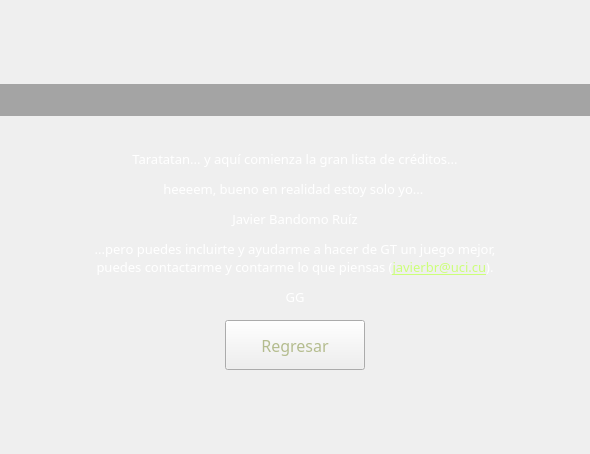
<?xml version="1.0" encoding="UTF-8"?>
<ui version="4.0">
 <class>FormCredits</class>
 <widget class="QWidget" name="FormCredits">
  <property name="geometry">
   <rect>
    <x>0</x>
    <y>0</y>
    <width>590</width>
    <height>454</height>
   </rect>
  </property>
  <property name="windowTitle">
   <string>Form</string>
  </property>
  <property name="styleSheet">
   <string notr="true">QPushButton{
	color: rgb(180, 188, 142);
	border-image: url(:/stylesheet/button.png);
}
QPushButton:hover, QPushButton:focus{	
	color: rgb(255, 255, 255);	
	border-image: url(:/stylesheet/button_hover.png);
}
QPushButton:pressed{
	padding-top: 2px;
	border-image: url(:/stylesheet/button_pressed.png);
}
QPushButton:disabled{
	color: rgb(120, 120, 120);
	border-image: url(:/stylesheet/button_disabled.png);
}
#_w_title{	
	background-color: rgba(0, 0, 0, 80);
}</string>
  </property>
  <layout class="QVBoxLayout" name="verticalLayout">
   <property name="spacing">
    <number>0</number>
   </property>
   <property name="leftMargin">
    <number>0</number>
   </property>
   <property name="topMargin">
    <number>0</number>
   </property>
   <property name="rightMargin">
    <number>0</number>
   </property>
   <property name="bottomMargin">
    <number>0</number>
   </property>
   <item>
    <spacer name="verticalSpacer_2">
     <property name="orientation">
      <enum>Qt::Vertical</enum>
     </property>
     <property name="sizeHint" stdset="0">
      <size>
       <width>20</width>
       <height>62</height>
      </size>
     </property>
    </spacer>
   </item>
   <item>
    <widget class="QWidget" name="_w_title" native="true">
     <layout class="QHBoxLayout" name="horizontalLayout_3">
      <item>
       <widget class="QLabel" name="_l_title">
        <property name="text">
         <string/>
        </property>
        <property name="pixmap">
         <pixmap resource="../resources/resources.qrc">:/stylesheet/credits.png</pixmap>
        </property>
        <property name="alignment">
         <set>Qt::AlignCenter</set>
        </property>
       </widget>
      </item>
     </layout>
    </widget>
   </item>
   <item>
    <spacer name="verticalSpacer_3">
     <property name="orientation">
      <enum>Qt::Vertical</enum>
     </property>
     <property name="sizeType">
      <enum>QSizePolicy::Minimum</enum>
     </property>
     <property name="sizeHint" stdset="0">
      <size>
       <width>20</width>
       <height>20</height>
      </size>
     </property>
    </spacer>
   </item>
   <item>
    <widget class="QLabel" name="label_5">
     <property name="text">
      <string/>
     </property>
     <property name="pixmap">
      <pixmap resource="../resources/resources.qrc">:/menu/menu_top.png</pixmap>
     </property>
     <property name="alignment">
      <set>Qt::AlignCenter</set>
     </property>
    </widget>
   </item>
   <item>
    <layout class="QHBoxLayout" name="horizontalLayout">
     <item>
      <spacer name="horizontalSpacer">
       <property name="orientation">
        <enum>Qt::Horizontal</enum>
       </property>
       <property name="sizeHint" stdset="0">
        <size>
         <width>40</width>
         <height>20</height>
        </size>
       </property>
      </spacer>
     </item>
     <item>
      <widget class="QLabel" name="label">
       <property name="minimumSize">
        <size>
         <width>446</width>
         <height>0</height>
        </size>
       </property>
       <property name="maximumSize">
        <size>
         <width>446</width>
         <height>16777215</height>
        </size>
       </property>
       <property name="font">
        <font>
         <family>Revue BT</family>
         <pointsize>10</pointsize>
        </font>
       </property>
       <property name="styleSheet">
        <string notr="true">color:white</string>
       </property>
       <property name="text">
        <string>&lt;html&gt;&lt;head/&gt;&lt;body&gt;&lt;p align=&quot;center&quot;&gt;Taratatan... y aquí comienza la gran lista de créditos...&lt;/p&gt;&lt;p align=&quot;center&quot;&gt;heeeem, bueno en realidad estoy solo yo... &lt;/p&gt;&lt;p align=&quot;center&quot;&gt;Javier Bandomo Ruíz&lt;/p&gt;&lt;p align=&quot;center&quot;&gt;...pero puedes incluirte y ayudarme a hacer de GT un juego mejor, puedes contactarme y contarme lo que piensas (&lt;a href=&quot;mailto:javierbr@uci.cu&quot;&gt;&lt;span style=&quot; text-decoration: underline; color:#ccff79;&quot;&gt;javierbr@uci.cu&lt;/span&gt;&lt;/a&gt;).&lt;/p&gt;&lt;p align=&quot;center&quot;&gt;GG&lt;/p&gt;&lt;/body&gt;&lt;/html&gt;</string>
       </property>
       <property name="alignment">
        <set>Qt::AlignJustify|Qt::AlignVCenter</set>
       </property>
       <property name="wordWrap">
        <bool>true</bool>
       </property>
      </widget>
     </item>
     <item>
      <spacer name="horizontalSpacer_2">
       <property name="orientation">
        <enum>Qt::Horizontal</enum>
       </property>
       <property name="sizeHint" stdset="0">
        <size>
         <width>40</width>
         <height>20</height>
        </size>
       </property>
      </spacer>
     </item>
    </layout>
   </item>
   <item>
    <widget class="QLabel" name="label_6">
     <property name="text">
      <string/>
     </property>
     <property name="pixmap">
      <pixmap resource="../resources/resources.qrc">:/menu/menu_bottom.png</pixmap>
     </property>
     <property name="alignment">
      <set>Qt::AlignCenter</set>
     </property>
    </widget>
   </item>
   <item>
    <layout class="QHBoxLayout" name="horizontalLayout_2">
     <item>
      <widget class="QPushButton" name="_pb_back">
       <property name="minimumSize">
        <size>
         <width>140</width>
         <height>50</height>
        </size>
       </property>
       <property name="maximumSize">
        <size>
         <width>140</width>
         <height>50</height>
        </size>
       </property>
       <property name="font">
        <font>
         <family>Revue BT</family>
         <pointsize>12</pointsize>
         <weight>50</weight>
         <bold>false</bold>
        </font>
       </property>
       <property name="text">
        <string>Regresar</string>
       </property>
       <property name="shortcut">
        <string>Esc</string>
       </property>
      </widget>
     </item>
    </layout>
   </item>
   <item>
    <spacer name="verticalSpacer_4">
     <property name="orientation">
      <enum>Qt::Vertical</enum>
     </property>
     <property name="sizeHint" stdset="0">
      <size>
       <width>20</width>
       <height>1</height>
      </size>
     </property>
    </spacer>
   </item>
  </layout>
 </widget>
 <resources>
  <include location="../resources/resources.qrc"/>
 </resources>
 <connections/>
</ui>
